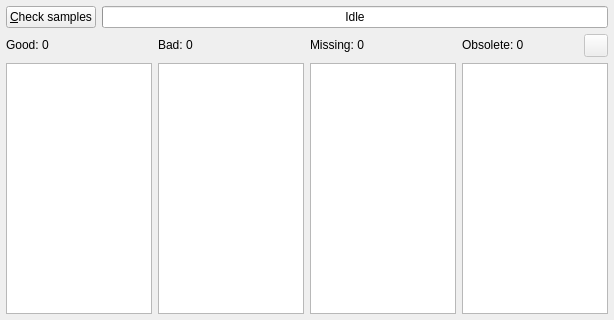
<?xml version="1.0" encoding="UTF-8"?>
<ui version="4.0">
 <author>R. Reucher</author>
 <class>SampleChecker</class>
 <widget class="QDialog" name="SampleChecker">
  <property name="geometry">
   <rect>
    <x>0</x>
    <y>0</y>
    <width>614</width>
    <height>320</height>
   </rect>
  </property>
  <property name="windowTitle">
   <string>Check samples</string>
  </property>
  <layout class="QGridLayout" name="gridLayout">
   <item row="0" column="0" colspan="4">
    <layout class="QHBoxLayout" name="horizontalLayoutHeader">
     <item>
      <widget class="QPushButton" name="pushButtonSamplesCheck">
       <property name="sizePolicy">
        <sizepolicy hsizetype="Minimum" vsizetype="Minimum">
         <horstretch>0</horstretch>
         <verstretch>0</verstretch>
        </sizepolicy>
       </property>
       <property name="toolTip">
        <string>Check samples / stop check</string>
       </property>
       <property name="text">
        <string>&amp;Check samples</string>
       </property>
       <property name="icon">
        <iconset resource="qmc2.qrc">
         <normaloff>:/data/img/refresh.png</normaloff>:/data/img/refresh.png</iconset>
       </property>
       <property name="autoDefault">
        <bool>false</bool>
       </property>
      </widget>
     </item>
     <item>
      <widget class="QProgressBar" name="progressBar">
       <property name="sizePolicy">
        <sizepolicy hsizetype="Expanding" vsizetype="Minimum">
         <horstretch>0</horstretch>
         <verstretch>0</verstretch>
        </sizepolicy>
       </property>
       <property name="toolTip">
        <string>Current status and check progress</string>
       </property>
       <property name="value">
        <number>0</number>
       </property>
       <property name="format">
        <string>Idle</string>
       </property>
      </widget>
     </item>
    </layout>
   </item>
   <item row="1" column="0">
    <widget class="QLabel" name="labelSamplesGood">
     <property name="sizePolicy">
      <sizepolicy hsizetype="Preferred" vsizetype="Fixed">
       <horstretch>0</horstretch>
       <verstretch>0</verstretch>
      </sizepolicy>
     </property>
     <property name="text">
      <string>Good: 0</string>
     </property>
    </widget>
   </item>
   <item row="1" column="1">
    <widget class="QLabel" name="labelSamplesBad">
     <property name="sizePolicy">
      <sizepolicy hsizetype="Preferred" vsizetype="Fixed">
       <horstretch>0</horstretch>
       <verstretch>0</verstretch>
      </sizepolicy>
     </property>
     <property name="text">
      <string>Bad: 0</string>
     </property>
    </widget>
   </item>
   <item row="1" column="2">
    <widget class="QLabel" name="labelSamplesMissing">
     <property name="sizePolicy">
      <sizepolicy hsizetype="Preferred" vsizetype="Fixed">
       <horstretch>0</horstretch>
       <verstretch>0</verstretch>
      </sizepolicy>
     </property>
     <property name="text">
      <string>Missing: 0</string>
     </property>
    </widget>
   </item>
   <item row="1" column="3">
    <layout class="QHBoxLayout" name="horizontalLayoutObsolete">
     <item>
      <widget class="QLabel" name="labelSamplesObsolete">
       <property name="sizePolicy">
        <sizepolicy hsizetype="Preferred" vsizetype="Fixed">
         <horstretch>0</horstretch>
         <verstretch>0</verstretch>
        </sizepolicy>
       </property>
       <property name="text">
        <string>Obsolete: 0</string>
       </property>
      </widget>
     </item>
     <item>
      <widget class="QToolButton" name="toolButtonSamplesRemoveObsolete">
       <property name="enabled">
        <bool>false</bool>
       </property>
       <property name="sizePolicy">
        <sizepolicy hsizetype="Fixed" vsizetype="Minimum">
         <horstretch>0</horstretch>
         <verstretch>0</verstretch>
        </sizepolicy>
       </property>
       <property name="toolTip">
        <string>Remove obsolete files / folders</string>
       </property>
       <property name="icon">
        <iconset resource="qmc2.qrc">
         <normaloff>:/data/img/stop_browser.png</normaloff>:/data/img/stop_browser.png</iconset>
       </property>
      </widget>
     </item>
    </layout>
   </item>
   <item row="2" column="0">
    <widget class="QListWidget" name="listWidgetSamplesGood"/>
   </item>
   <item row="2" column="1">
    <widget class="QListWidget" name="listWidgetSamplesBad"/>
   </item>
   <item row="2" column="2">
    <widget class="QListWidget" name="listWidgetSamplesMissing"/>
   </item>
   <item row="2" column="3">
    <widget class="QListWidget" name="listWidgetSamplesObsolete"/>
   </item>
  </layout>
 </widget>
 <layoutdefault spacing="6" margin="6"/>
 <tabstops>
  <tabstop>pushButtonSamplesCheck</tabstop>
  <tabstop>toolButtonSamplesRemoveObsolete</tabstop>
  <tabstop>listWidgetSamplesGood</tabstop>
  <tabstop>listWidgetSamplesBad</tabstop>
  <tabstop>listWidgetSamplesMissing</tabstop>
  <tabstop>listWidgetSamplesObsolete</tabstop>
 </tabstops>
 <resources>
  <include location="qmc2.qrc"/>
 </resources>
 <connections/>
</ui>
